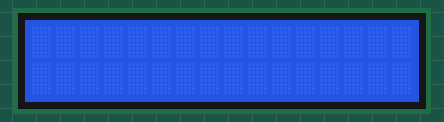
Recording of a sketch running on a simulated Arduino Uno, built with avr-gcc and run on an emulated ATmega328P. Shown: 16×2 character LCD.

Above: at 0.1 s.
At 0.6 s:
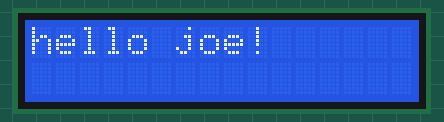

The sketch:

lcd_demo.ino
```cpp
#include <LiquidCrystal.h>
#define rs 12
#define en 11
#define d4 5
#define d5 4
#define d6 3
#define d7 2

LiquidCrystal lcd(rs, en, d4, d5, d6, d7);

void setup() {
    lcd.begin(16, 2);
    lcd.print("hello joe!");
}

void loop() {
    lcd.noDisplay();
    delay(500);
    lcd.display();
    delay(500);
}
```

Measured:
- what the display in image 1 shows lasts 0.5 s, from 0.6 s to 1.1 s
